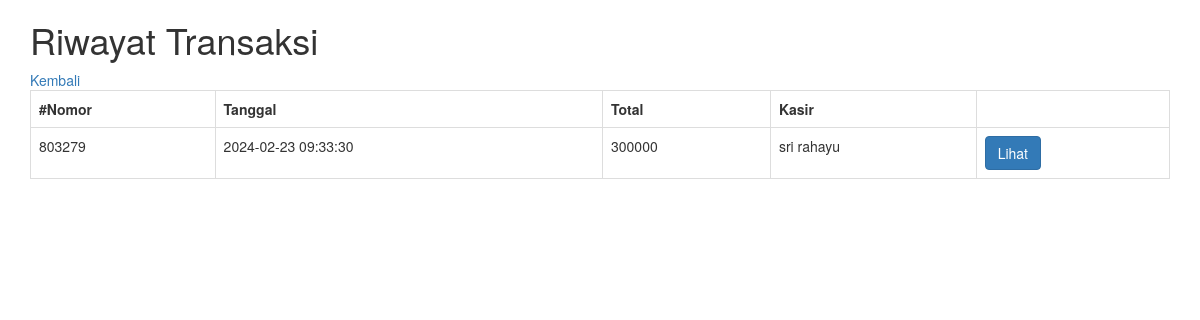
The page /riwayat.php (signed in) on the database its author committed.
### tables this page shows
CREATE TABLE `transaksi` (
  `id_transaksi` int(11) NOT NULL,
  `id_user` int(11) NOT NULL,
  `tanggal_waktu` datetime NOT NULL,
  `nomor` varchar(20) NOT NULL,
  `total` int(11) NOT NULL,
  `nama` varchar(50) NOT NULL,
  `bayar` int(11) NOT NULL,
  `kembali` int(11) NOT NULL
);

### riwayat.php (the view, shortened to what this page needs)
<?php
include 'koneksi.php';
$view = $koneksi->query('SELECT * FROM transaksi');
?>
<!DOCTYPE html>
<html>
<head>
	<link rel="stylesheet" href="https://maxcdn.bootstrapcdn.com/bootstrap/3.3.7/css/bootstrap.min.css">
</head>
<body>
<div class="container">
    <h1>Riwayat Transaksi</h1>
    <a href="/">Kembali</a>
	<table class="table table-bordered">
		<tr>
			<th>#Nomor</th>
			<th>Tanggal</th>
			<th>Total</th>
			<th>Kasir</th>
			<th></th>
		</tr>
		<?php
        while ($row = $view->fetch_array()) { ?>
		<tr>
			<td> <?= $row['nomor'] ?> </td>
			<td><?= $row['tanggal_waktu'] ?></td>
			<td><?=$row['total']?></td>
			<td><?=$row['nama']?></td>
			<td>
                <a href="/unduh_struk.php?idtrx=<?=$row['id_transaksi']?>" class="btn btn-primary">Lihat</a>
			</td>
		</tr>
		<?php }
        ?>
	</table>
</div>
</body>
</html>

### rows shown on the page
transaksi: nomor "803279", tanggal_waktu "2024-02-23 09:33:30", total "300000", nama "sri rahayu"
